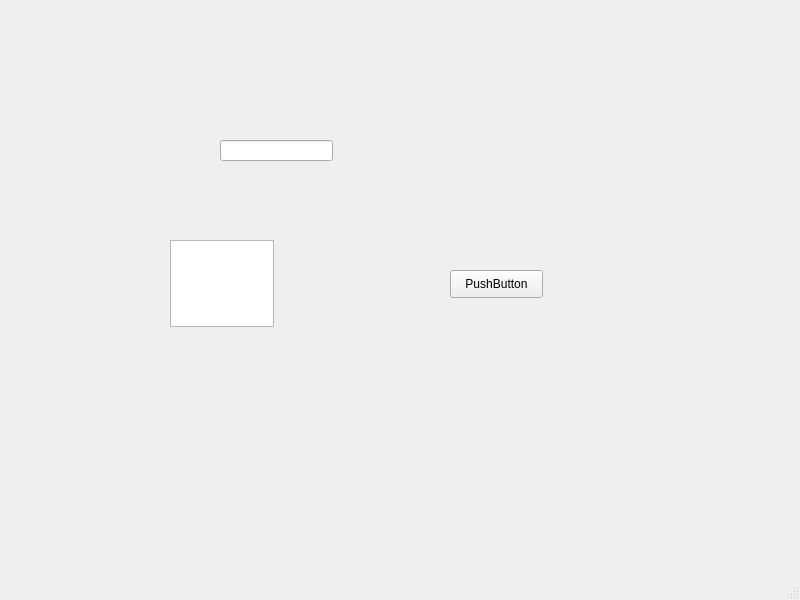
<?xml version="1.0" encoding="UTF-8"?>
<ui version="4.0">
 <class>son</class>
 <widget class="QMainWindow" name="son">
  <property name="geometry">
   <rect>
    <x>0</x>
    <y>0</y>
    <width>800</width>
    <height>600</height>
   </rect>
  </property>
  <property name="windowTitle">
   <string>MainWindow</string>
  </property>
  <widget class="QWidget" name="centralwidget">
   <widget class="QTextEdit" name="textEdit">
    <property name="geometry">
     <rect>
      <x>170</x>
      <y>240</y>
      <width>104</width>
      <height>87</height>
     </rect>
    </property>
   </widget>
   <widget class="QPushButton" name="pushButton">
    <property name="geometry">
     <rect>
      <x>450</x>
      <y>270</y>
      <width>93</width>
      <height>28</height>
     </rect>
    </property>
    <property name="text">
     <string>PushButton</string>
    </property>
   </widget>
   <widget class="QLineEdit" name="lineEdit">
    <property name="geometry">
     <rect>
      <x>220</x>
      <y>140</y>
      <width>113</width>
      <height>21</height>
     </rect>
    </property>
   </widget>
  </widget>
  <widget class="QMenuBar" name="menubar">
   <property name="geometry">
    <rect>
     <x>0</x>
     <y>0</y>
     <width>800</width>
     <height>26</height>
    </rect>
   </property>
  </widget>
  <widget class="QStatusBar" name="statusbar"/>
 </widget>
 <resources/>
 <connections/>
</ui>
